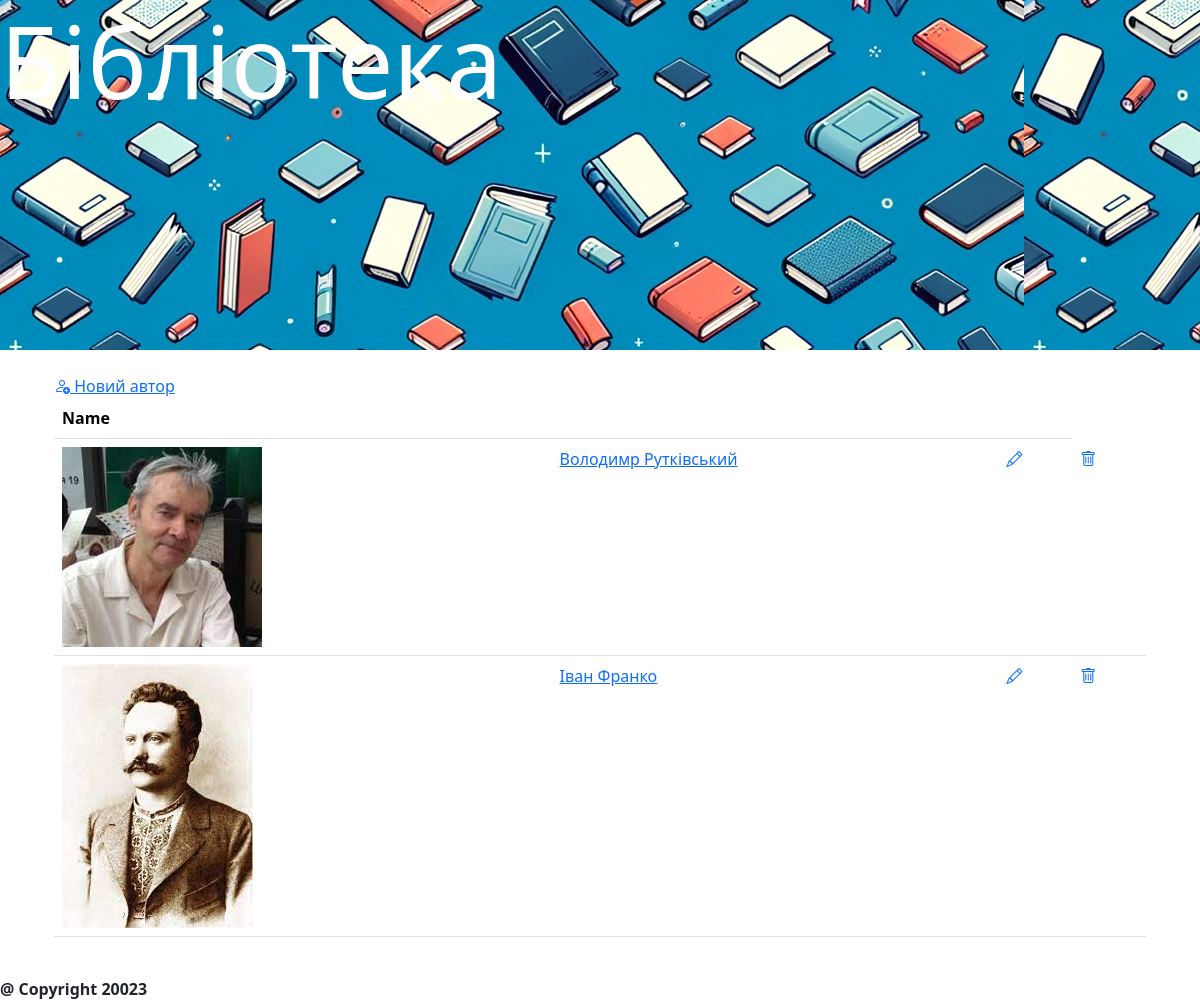
The page / on the database its author committed.
### db/models.py (models this page shows)
class Author(Base):
    __tablename__ = "author"
    id = Column(Integer, primary_key=True, index=True)
    name = Column(String, unique=True, index=True)
    image = Column(String)
    books = relationship("Book", back_populates="author")

### main.py (the view)
@app.get("/")
def read_authors(request:Request,skip: int = 0, limit: int = 100, db: Session = Depends(get_db)):
    authors = crud.get_authors(db, skip=skip, limit=limit)
    return templates.TemplateResponse("authors.html", {"request": request, "authors": authors})

### templates/authors.html
{% extends 'index.html' %}
{% block body %}
<a class="bi bi-person-add" href="/author/add/"> Новий автор</a>
<table class="table">
    <tr>
        <th>Name</th>
        <th class="edit_col"></th>
        <th class="edit_col"></th>
    </tr>
    {% for author in authors %}
    <tr>
        <td><img src="/static/foto/{{ author.image }}"></td>
        <td><a href="/book/get-all/{{ author.id }}">{{ author.name }}</a></td>
        <td><a href="/author/edit/{{ author.id }}" class="bi bi-pencil"></a></td>
        <td><a href="/author/delete/{{ author.id }}" class="bi bi-trash"
                onclick="return confirm('Delete author {{ author.name }}')"></a></td>
    </tr>
    {% endfor %}
</table>
{% endblock %}

### templates/index.html (shortened to what this page needs)
<!DOCTYPE html>
<html>
<head>
    <link href="{{ url_for('static', path='main.css')}}" type="text/css" rel="stylesheet">
    <link href="https://cdn.jsdelivr.net/npm/bootstrap@5.3.2/dist/css/bootstrap.min.css" rel="stylesheet"
>
    <link rel="stylesheet" href="https://cdn.jsdelivr.net/npm/bootstrap-icons@1.11.2/font/bootstrap-icons.min.css">
</head>
<body>
    {% include 'header.html' %}
    <main class="container p-4">
        {% block body %}{% endblock %}
    </main>
    {% include 'footer.html' %}
</body>
</html>

### templates/header.html
<header>
    <div class="bg-ex-animation"><h1 class = "main_title">Бібліотека</h1></div>
</header>

### templates/footer.html
<footer>
    <b>@ Copyright 20023</b>
</footer>

### static/main.css (style rules this page uses)
main { min-height: 400px; }
.bg-ex-animation { background: url(/static/foto/books.png); background-position: 0 0; background-repeat: repeat; animation: animated-bg 60s linear infinite; width: 100%; height: 350px; }
.main_title { color:white; font-size: 100px; }

### rows shown on the page
Author: image (picture), name "Володимр Рутківський"
Author: image (picture), name "Іван Франко"
